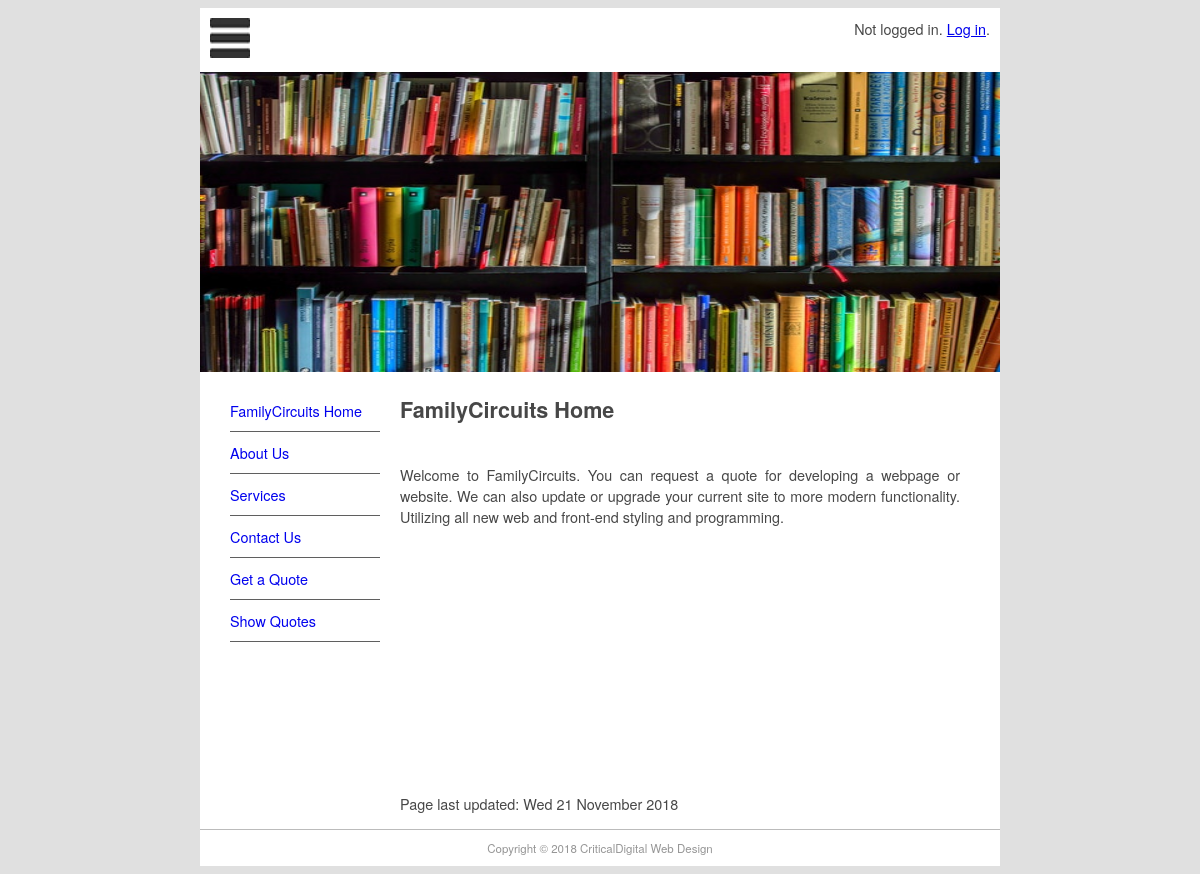
The page / on the database its author committed.
### pages/models.py (models this page shows, shortened)
class Page(models.Model):
    page_name = models.CharField(max_length=100)
    permalink = models.CharField(max_length=12,unique=True)
    update_date = models.DateTimeField('Last Updated')
    body_text = models.TextField('Page Content',blank=True)
    class Meta:
        verbose_name = 'Page'
        verbose_name_plural = 'Pages'

### pages/views.py (the view)
# urls.py: path('', views.index, {'pagename': ''}, name='home'),
def index(request, pagename):
    pagename = '/' + pagename
    pg = get_object_or_404(Page, permalink=pagename)
    context = {
        'page_name': pg.page_name,
        'content': pg.body_text,
        'last_updated': pg.update_date,
        'page_list': Page.objects.all(),
    }
    return render(request, 'pages/page.html', context)

### pages/templates/pages/page.html (shortened to what this page needs)
{% extends "base.html" %}
{% block sidenav %}
    {% for page in page_list %}
    <li>
      <a href="{{ page.permalink }}">{{ page.page_name }}</a>
    </li>
    {% endfor %}
{% endblock sidenav %}
{% block content %}
{% autoescape off %}
<h1>{{page_name}}</h1><br>
{{ content }}
{% endautoescape %}
<br><br><br><br><br><br><br><br><br><br><br><br><br>
<p>
    Page last updated: {{ last_updated|date:'D d F Y'}}
</p>
{% endblock content %}

### mfdw_site/static/main.css (style rules this page uses)
body { background-color: #E0E0E0; font-family: Gotham, "Helvetica Neue", Helvetica, Arial, sans-serif; font-size: 0.9em; text-align: justify; color: #474747; }
#nav li { padding-top: 10px; padding-bottom: 10px; font-size: 1em; list-style-type: none; border-bottom: thin solid #5F5F5F; color: #4C4C4C; left: 0px; list-style-position: inside; margin-left: -10px; }
#nav li a { text-decoration: none; }

### rows shown on the page
Page: page_name "FamilyCircuits Home", body_text "Welcome to FamilyCircuits. You can request a quote for developing a webpage or website. We can also update or upgrade your current site to more modern functionality. Utilizing all new web and front-end styling and programming.", update_date "Wed 21 November 2018"
Page: page_name "About Us"
Page: page_name "Services"
